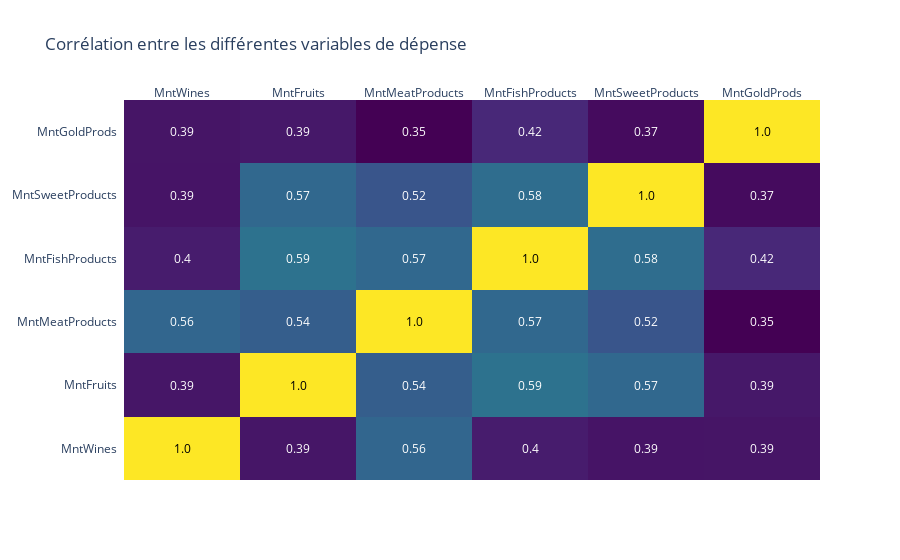

This figure's notebook cell:
### Code cell
corr_matrix = data[['MntWines', 'MntFruits', 'MntMeatProducts', 'MntFishProducts', 'MntSweetProducts', 'MntGoldProds']].corr()
fig = ff.create_annotated_heatmap(z=corr_matrix.values, 
                                  x=list(corr_matrix.columns), 
                                  y=list(corr_matrix.index), 
                                  annotation_text=corr_matrix.round(2).values, 
                                  colorscale='Viridis')
fig.update_layout(title='Corrélation entre les différentes variables de dépense')
fig.show()

### Figure 1 — Plotly figure (JSON) as saved in the notebook; plotly's stock layout.template omitted (floating-point values rounded to 4 significant figures)
{"data": [{"colorscale": [[0, "#440154"], [0.1111, "#482878"], [0.2222, "#3e4989"], [0.3333, "#31688e"], [0.4444, "#26828e"], [0.5556, "#1f9e89"], [0.6667, "#35b779"], [0.7778, "#6ece58"], [0.8889, "#b5de2b"], [1, "#fde725"]], "reversescale": false, "showscale": false, "type": "heatmap", "x": ["MntWines", "MntFruits", "MntMeatProducts", "MntFishProducts", "MntSweetProducts", "MntGoldProds"], "y": ["MntWines", "MntFruits", "MntMeatProducts", "MntFishProducts", "MntSweetProducts", "MntGoldProds"], "z": [[1, 0.3896, 0.5627, 0.3998, 0.3866, 0.3875], [0.3896, 1, 0.5431, 0.5948, 0.5672, 0.393], [0.5627, 0.5431, 1, 0.5684, 0.5238, 0.3506], [0.3998, 0.5948, 0.5684, 1, 0.5799, 0.4229], [0.3866, 0.5672, 0.5238, 0.5799, 1, 0.3697], [0.3875, 0.393, 0.3506, 0.4229, 0.3697, 1]]}], "layout": {"annotations": [{"font": {"color": "#000000"}, "showarrow": false, "text": "1.0", "x": "MntWines", "xref": "x", "y": "MntWines", "yref": "y"}, {"font": {"color": "#FFFFFF"}, "showarrow": false, "text": "0.39", "x": "MntFruits", "xref": "x", "y": "MntWines", "yref": "y"}, {"font": {"color": "#FFFFFF"}, "showarrow": false, "text": "0.56", "x": "MntMeatProducts", "xref": "x", "y": "MntWines", "yref": "y"}, {"font": {"color": "#FFFFFF"}, "showarrow": false, "text": "0.4", "x": "MntFishProducts", "xref": "x", "y": "MntWines", "yref": "y"}, {"font": {"color": "#FFFFFF"}, "showarrow": false, "text": "0.39", "x": "MntSweetProducts", "xref": "x", "y": "MntWines", "yref": "y"}, {"font": {"color": "#FFFFFF"}, "showarrow": false, "text": "0.39", "x": "MntGoldProds", "xref": "x", "y": "MntWines", "yref": "y"}, {"font": {"color": "#FFFFFF"}, "showarrow": false, "text": "0.39", "x": "MntWines", "xref": "x", "y": "MntFruits", "yref": "y"}, {"font": {"color": "#000000"}, "showarrow": false, "text": "1.0", "x": "MntFruits", "xref": "x", "y": "MntFruits", "yref": "y"}, {"font": {"color": "#FFFFFF"}, "showarrow": false, "text": "0.54", "x": "MntMeatProducts", "xref": "x", "y": "MntFruits", "yref": "y"}, {"font": {"color": "#FFFFFF"}, "showarrow": false, "text": "0.59", "x": "MntFishProducts", "xref": "x", "y": "MntFruits", "yref": "y"}, {"font": {"color": "#FFFFFF"}, "showarrow": false, "text": "0.57", "x": "MntSweetProducts", "xref": "x", "y": "MntFruits", "yref": "y"}, {"font": {"color": "#FFFFFF"}, "showarrow": false, "text": "0.39", "x": "MntGoldProds", "xref": "x", "y": "MntFruits", "yref": "y"}, {"font": {"color": "#FFFFFF"}, "showarrow": false, "text": "0.56", "x": "MntWines", "xref": "x", "y": "MntMeatProducts", "yref": "y"}, {"font": {"color": "#FFFFFF"}, "showarrow": false, "text": "0.54", "x": "MntFruits", "xref": "x", "y": "MntMeatProducts", "yref": "y"}, {"font": {"color": "#000000"}, "showarrow": false, "text": "1.0", "x": "MntMeatProducts", "xref": "x", "y": "MntMeatProducts", "yref": "y"}, {"font": {"color": "#FFFFFF"}, "showarrow": false, "text": "0.57", "x": "MntFishProducts", "xref": "x", "y": "MntMeatProducts", "yref": "y"}, {"font": {"color": "#FFFFFF"}, "showarrow": false, "text": "0.52", "x": "MntSweetProducts", "xref": "x", "y": "MntMeatProducts", "yref": "y"}, {"font": {"color": "#FFFFFF"}, "showarrow": false, "text": "0.35", "x": "MntGoldProds", "xref": "x", "y": "MntMeatProducts", "yref": "y"}, {"font": {"color": "#FFFFFF"}, "showarrow": false, "text": "0.4", "x": "MntWines", "xref": "x", "y": "MntFishProducts", "yref": "y"}, {"font": {"color": "#FFFFFF"}, "showarrow": false, "text": "0.59", "x": "MntFruits", "xref": "x", "y": "MntFishProducts", "yref": "y"}, {"font": {"color": "#FFFFFF"}, "showarrow": false, "text": "0.57", "x": "MntMeatProducts", "xref": "x", "y": "MntFishProducts", "yref": "y"}, {"font": {"color": "#000000"}, "showarrow": false, "text": "1.0", "x": "MntFishProducts", "xref": "x", "y": "MntFishProducts", "yref": "y"}, {"font": {"color": "#FFFFFF"}, "showarrow": false, "text": "0.58", "x": "MntSweetProducts", "xref": "x", "y": "MntFishProducts", "yref": "y"}, {"font": {"color": "#FFFFFF"}, "showarrow": false, "text": "0.42", "x": "MntGoldProds", "xref": "x", "y": "MntFishProducts", "yref": "y"}, {"font": {"color": "#FFFFFF"}, "showarrow": false, "text": "0.39", "x": "MntWines", "xref": "x", "y": "MntSweetProducts", "yref": "y"}, {"font": {"color": "#FFFFFF"}, "showarrow": false, "text": "0.57", "x": "MntFruits", "xref": "x", "y": "MntSweetProducts", "yref": "y"}, {"font": {"color": "#FFFFFF"}, "showarrow": false, "text": "0.52", "x": "MntMeatProducts", "xref": "x", "y": "MntSweetProducts", "yref": "y"}, {"font": {"color": "#FFFFFF"}, "showarrow": false, "text": "0.58", "x": "MntFishProducts", "xref": "x", "y": "MntSweetProducts", "yref": "y"}, {"font": {"color": "#000000"}, "showarrow": false, "text": "1.0", "x": "MntSweetProducts", "xref": "x", "y": "MntSweetProducts", "yref": "y"}, {"font": {"color": "#FFFFFF"}, "showarrow": false, "text": "0.37", "x": "MntGoldProds", "xref": "x", "y": "MntSweetProducts", "yref": "y"}, {"font": {"color": "#FFFFFF"}, "showarrow": false, "text": "0.39", "x": "MntWines", "xref": "x", "y": "MntGoldProds", "yref": "y"}, {"font": {"color": "#FFFFFF"}, "showarrow": false, "text": "0.39", "x": "MntFruits", "xref": "x", "y": "MntGoldProds", "yref": "y"}, {"font": {"color": "#FFFFFF"}, "showarrow": false, "text": "0.35", "x": "MntMeatProducts", "xref": "x", "y": "MntGoldProds", "yref": "y"}, {"font": {"color": "#FFFFFF"}, "showarrow": false, "text": "0.42", "x": "MntFishProducts", "xref": "x", "y": "MntGoldProds", "yref": "y"}, {"font": {"color": "#FFFFFF"}, "showarrow": false, "text": "0.37", "x": "MntSweetProducts", "xref": "x", "y": "MntGoldProds", "yref": "y"}, {"font": {"color": "#000000"}, "showarrow": false, "text": "1.0", "x": "MntGoldProds", "xref": "x", "y": "MntGoldProds", "yref": "y"}], "title": {"text": "Corrélation entre les différentes variables de dépense"}, "xaxis": {"dtick": 1, "gridcolor": "rgb(0, 0, 0)", "side": "top", "ticks": ""}, "yaxis": {"dtick": 1, "ticks": "", "ticksuffix": "  "}}}
